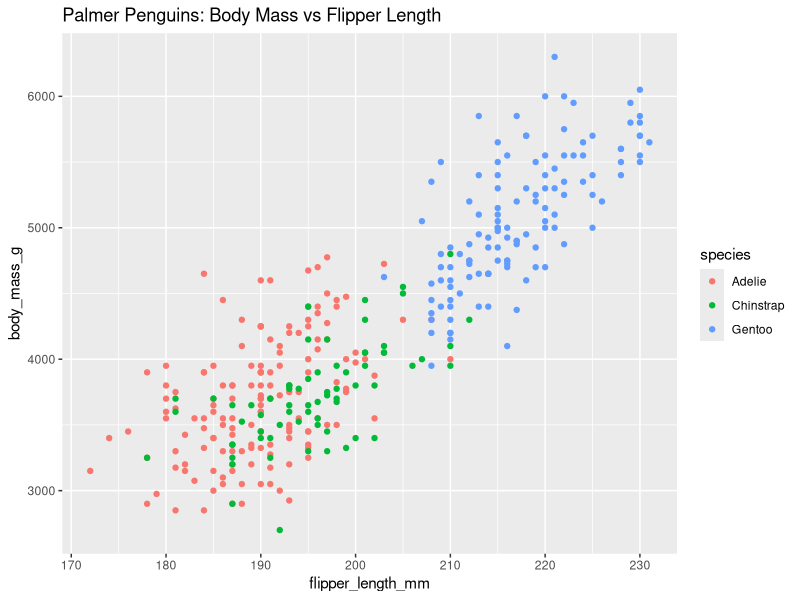
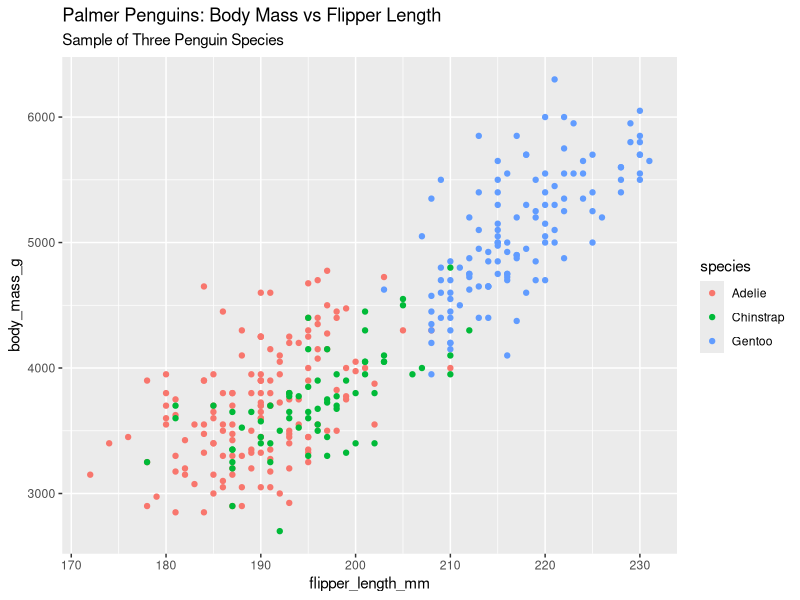
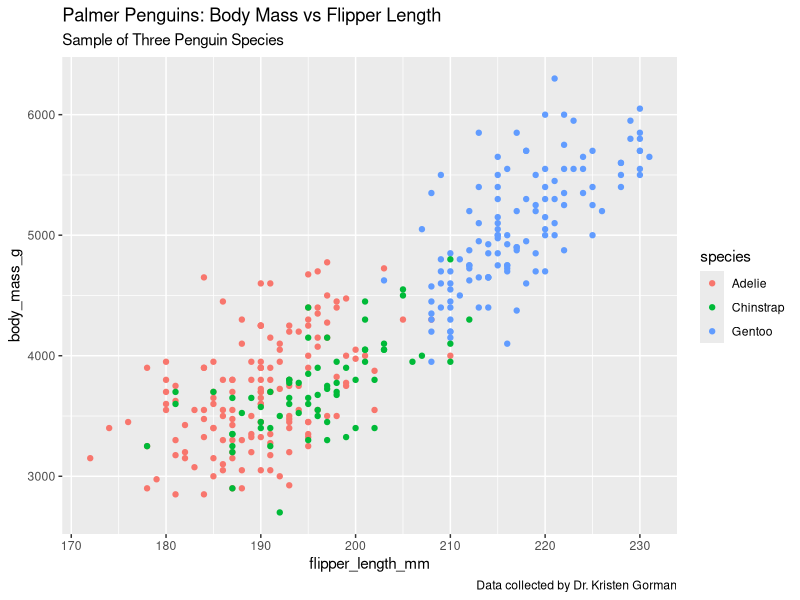
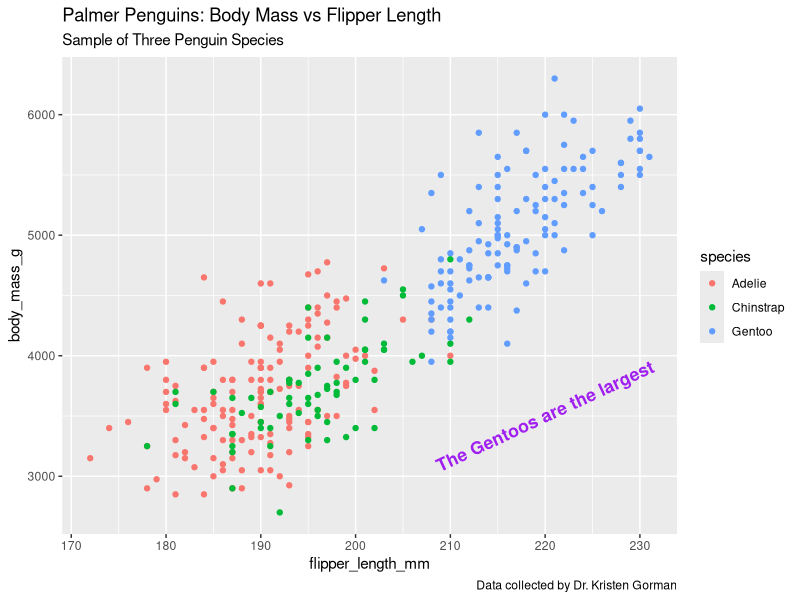
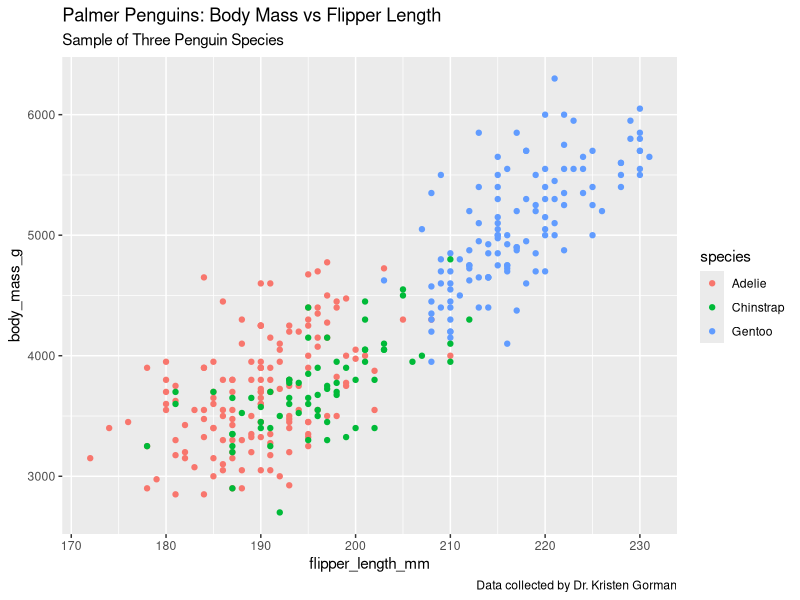
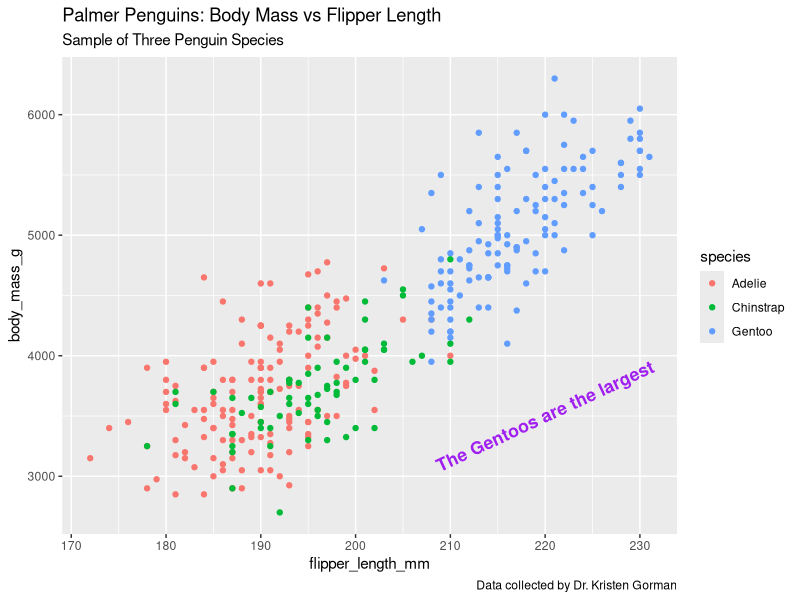
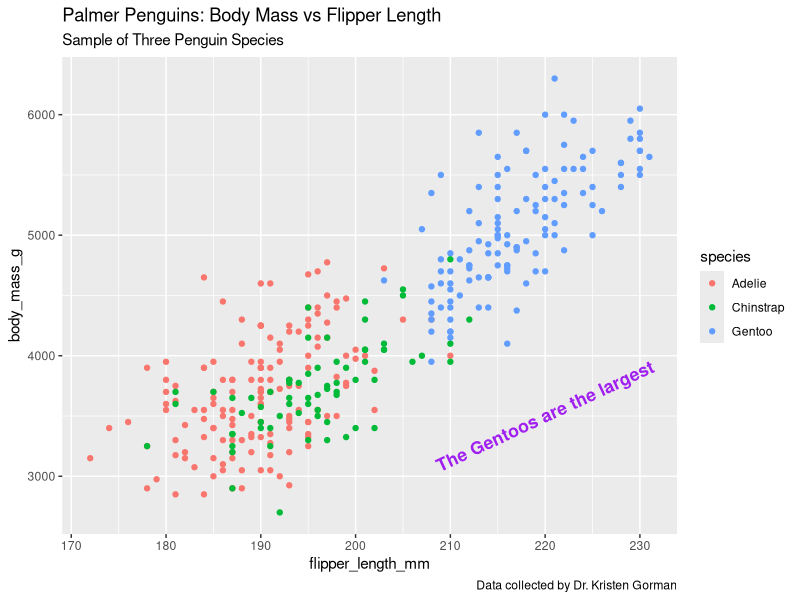

Recreate these plots in R, in order.
## ---- chunk 1
library(ggplot2)
library(palmerpenguins)

data = penguins
## ---- chunk 2
ggplot(penguins, aes(x = flipper_length_mm, y = body_mass_g, color = species)) +
  geom_point() +
  labs(title = "Palmer Penguins: Body Mass vs Flipper Length")
## ---- chunk 3
ggplot(penguins, aes(x = flipper_length_mm, y = body_mass_g, color = species)) +
  geom_point() +
  labs(
    title = "Palmer Penguins: Body Mass vs Flipper Length",
    subtitle = "Sample of Three Penguin Species"
  )
## ---- chunk 4
ggplot(penguins, aes(x = flipper_length_mm, y = body_mass_g, color = species)) +
  geom_point() +
  labs(
    title = "Palmer Penguins: Body Mass vs Flipper Length",
    subtitle = "Sample of Three Penguin Species",
    caption = "Data collected by Dr. Kristen Gorman"
  )
## ---- chunk 5
ggplot(penguins, aes(x = flipper_length_mm, y = body_mass_g, color = species)) +
  geom_point() +
  labs(
    title = "Palmer Penguins: Body Mass vs Flipper Length",
    subtitle = "Sample of Three Penguin Species",
    caption = "Data collected by Dr. Kristen Gorman"
  ) +
  annotate("text", x = 220, y = 3500, label = "The Gentoos are the largest", 
           color = "purple", fontface = "bold", size = 4.5, angle = 25)
## ---- chunk 6
p <- ggplot(penguins, aes(x = flipper_length_mm, y = body_mass_g, color = species)) +
  geom_point() +
  labs(
    title = "Palmer Penguins: Body Mass vs Flipper Length",
    subtitle = "Sample of Three Penguin Species",
    caption = "Data collected by Dr. Kristen Gorman"
  )

# Printing the plot
p

# Adding an annotation to the stored plot
p + annotate("text", x = 220, y = 3500, label = "The Gentoos are the largest", 
             color = "purple", fontface = "bold", size = 4.5, angle = 25)
## ---- chunk 7
whole <- ggplot(penguins, aes(x = flipper_length_mm, y = body_mass_g, color = species)) +
  geom_point() +
  labs(
    title = "Palmer Penguins: Body Mass vs Flipper Length",
    subtitle = "Sample of Three Penguin Species",
    caption = "Data collected by Dr. Kristen Gorman"
  ) +
  annotate("text", x = 220, y = 3500, label = "The Gentoos are the largest", 
           color = "purple", fontface = "bold", size = 4.5, angle = 25)

# Printing the stored plot
whole
